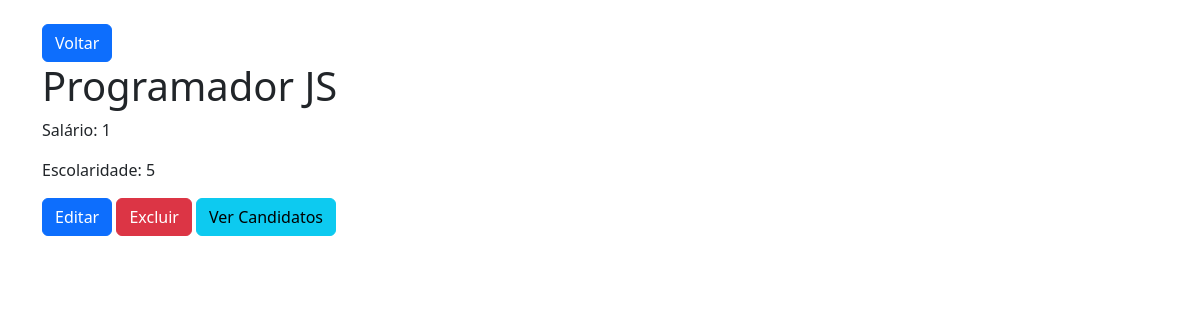
Before: /empresas/vagas/19/ (signed in) with the older database file.
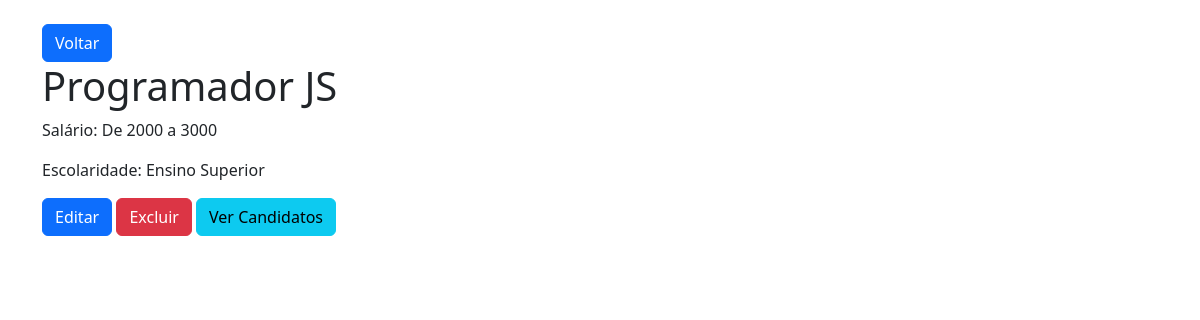
After: the same page with the newer database file.
### empresas/models.py (models this page shows)
class Vagas(models.Model):
    empresa = models.CharField(max_length=100)
    titulo = models.CharField(max_length=150)
    salario = models.CharField(max_length=50)
    escolaridade = models.CharField(max_length=50)

### empresas/views.py (the view)
# urls.py: path("vagas/<int:vaga_id>/", views.detalhes_vaga, name="detalhes_vaga"),
@login_required(login_url="/empresas/login")
@has_role_decorator("empresa")
def detalhes_vaga(request, vaga_id):
    vaga = get_object_or_404(Vagas, pk=vaga_id)
    return render(request, "empresas/detalhes_vaga.html", {"vaga": vaga})

### empresas/templates/empresas/detalhes_vaga.html (shortened to what this page needs)
<!DOCTYPE html>
<html lang="en">
<head>
    <link href="https://cdn.jsdelivr.net/npm/bootstrap@5.3.0/dist/css/bootstrap.min.css" rel="stylesheet">
</head>
<body>
    <div class="container mt-4">
        <a href="{% url 'vagas' %}" class="btn btn-primary">Voltar</a>
        <h1>{{ vaga.titulo }}</h1>
        <p>Salário: {{ vaga.salario }}</p>
        <p>Escolaridade: {{ vaga.escolaridade }}</p>
        <a href="{% url 'editar_vaga' vaga.id %}" class="btn btn-primary">Editar</a>
        <a href="{% url 'deletar_vaga' vaga.id %}" class="btn btn-danger">Excluir</a>
        <a href="{% url 'candidatos_vaga' vaga.id %}" class="btn btn-info">Ver Candidatos</a>
    </div>
</body>
</html>

Changed rows visible on the page:
changed Vagas "Programador JS": salario "1" → "De 2000 a 3000"; escolaridade "5" → "Ensino Superior"
